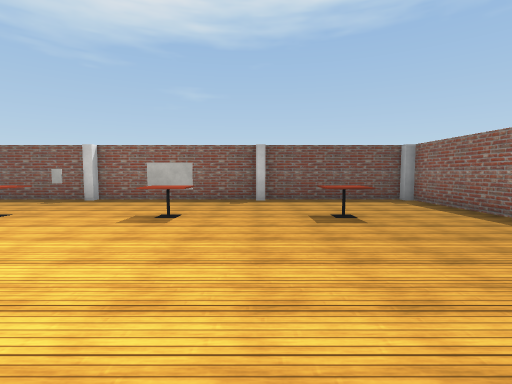
[1] (above)

13 first-person views from a walk through a scene from a Unity 3-D project. The camera is 1.5 m above the floor, tilts 4° down and sees 85° across. The floor is counted in squares, 2 m on a side. Each view is taken from the middle of a square. On the plan, view 1 faces up. The plan holds only what a view shows up to about 10 squares ahead; the rest is blank. The place goes on beyond the plan. The player character is not drawn. Some animated figures are left out. Some surface patterns are stand-ins.

[2]
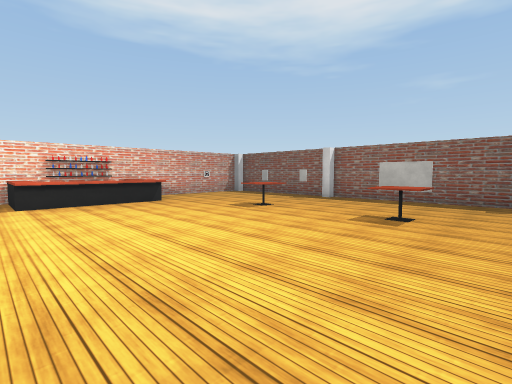

[3]
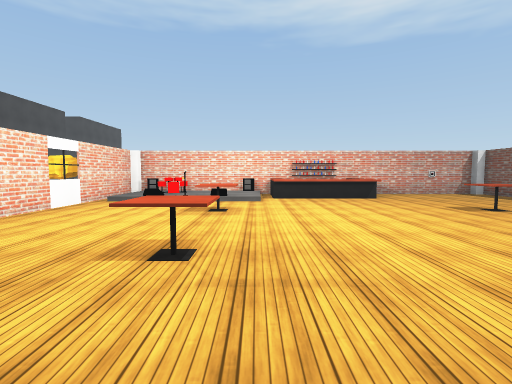

[4]
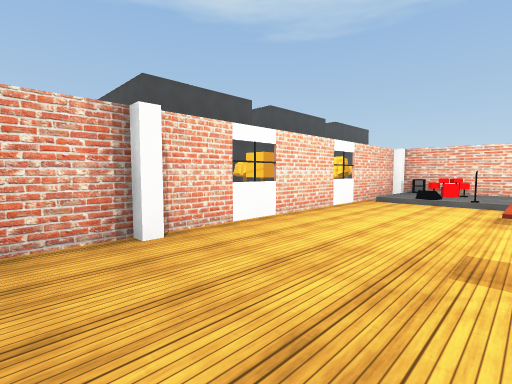

[5]
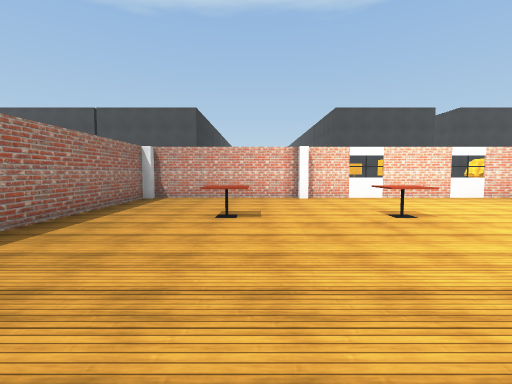

[6]
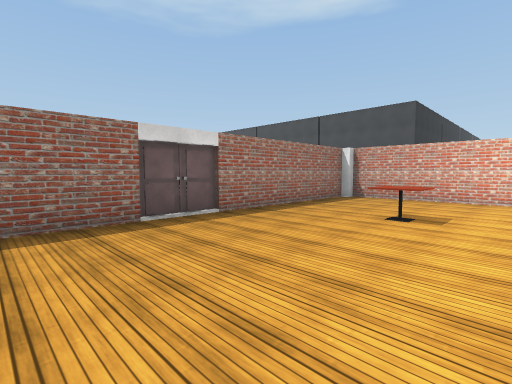

[7]
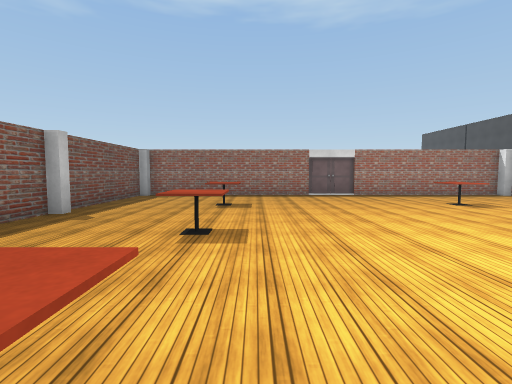

[8]
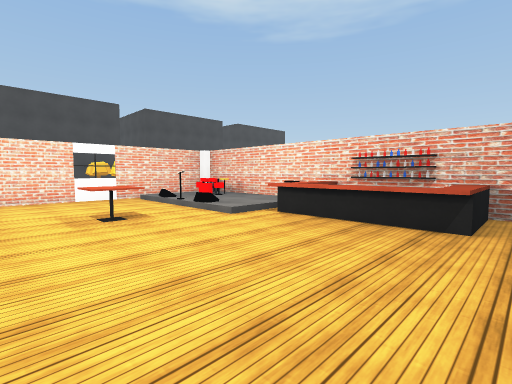

[9]
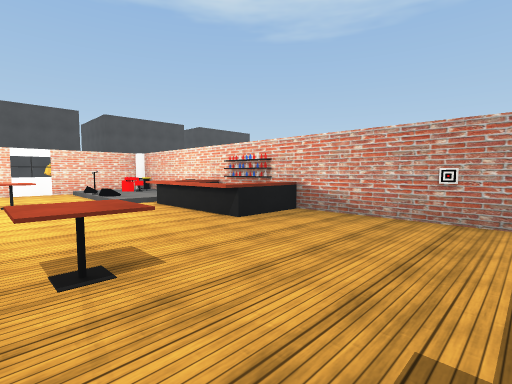

[10]
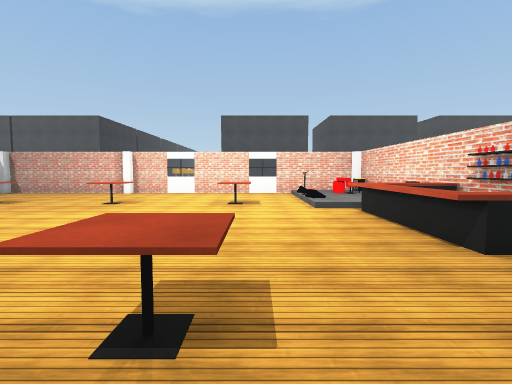

[11]
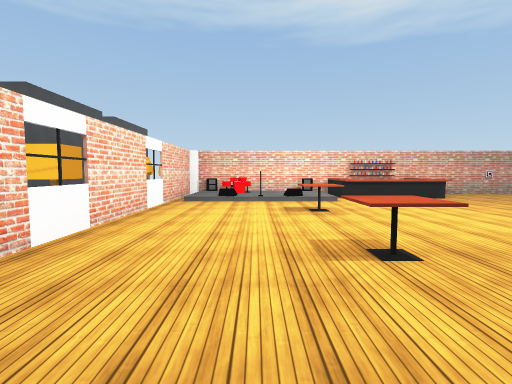

[12]
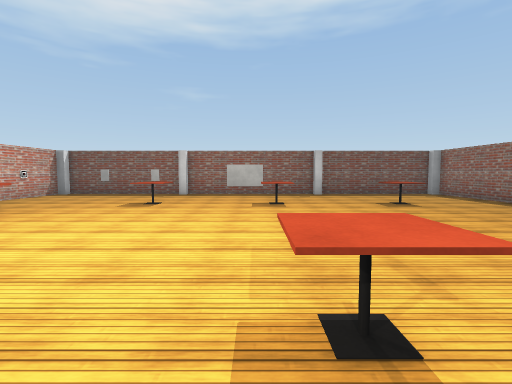

[13]
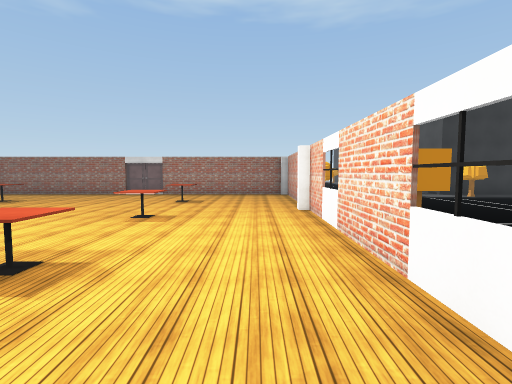

### Floor plan
Key: @ floor where view 1 was taken; # wall or solid block; . main floor; : floor 0.25 m higher than the main floor; / step, stairs or slope; ^ raised ledge; P white pillar; T table; O other object.
Columns run from 10 left of view 1 to 5 right of it. Each row starts with its distance up from view 1.
  8  ####PP###P###P
  7  #.............#
  6  #.............#
  5  #....T..T..T..#
  4  #.............#
  3   ^^...........#
  2    ^...........#
  1   ^^...........#
  0  #O/......@....#
 -1  #::..T..T..T..#
 -2  #O:O..........#
 -3  #O:...........#
 -4  PO/.....#P...P
 -5 OO#OO OO  ##OO

Positions as (right, up) in squares from view 1, and headings:
1: (0, 0), facing up
2: (0, 0), facing up-left
3: (1, 0), facing left
4: (1, -1), facing down-left
5: (1, 4), facing down
6: (0, 4), facing down-right
7: (-5, 4), facing right
8: (-3, 4), facing down-left
9: (-4, 7), facing down-left
10: (-5, 6), facing down
11: (1, -2), facing left
12: (-2, -2), facing up
13: (-7, -3), facing right
